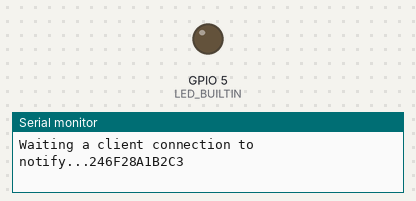
Bench run of a sketch on a simulated ESP32. Parts: output pins drawn as LEDs (lit = HIGH), the last lines printed to the serial monitor. Nothing arrives over Bluetooth unless stated; a phone connects over Bluetooth LE 3 s after start.

Above: at 0.1 s.
At 3.1 s:
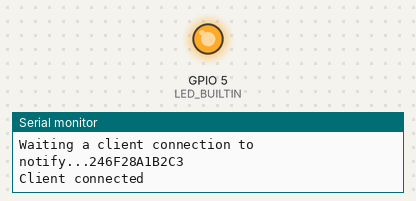
Timing chart, 0 to 4.6 s (numbered marks = the images above):
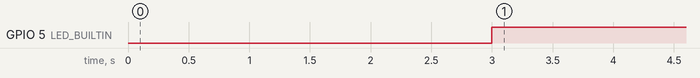

The sketch:

ex04.ino
```cpp
#include <WiFi.h>

#include <BLEDevice.h>
#include <BLEServer.h>
#include <BLEUtils.h>
#include <BLE2902.h>

#include <etc.hpp>

BLEServer *pServer = NULL;
BLECharacteristic *pCharacteristic = NULL;
bool deviceConnected = false;

// UUID for service and characteristic
#define SERVICE_UUID "02cb14bf-42e0-41bd-9d6d-68db02057e42"
#define CHARACTERISTIC_UUID "fef6efb5-fbf8-4d0a-a69f-57049733a87a"
#define LED_BUILTIN 5 // GPIO 핀 번호에 따라 변경할 수 있습니다.

class MyServerCallbacks : public BLEServerCallbacks
{
    void onConnect(BLEServer *pServer)
    {
        deviceConnected = true;
        digitalWrite(LED_BUILTIN, HIGH);
        Serial.println("Client connected");
        pServer->getAdvertising()->stop(); // 클라이언트가 연결되면 광고 중지

        // 환영 메시지 설정 및 알림 보내기
        pCharacteristic->setValue("Welcome to ESP32!");
        pCharacteristic->notify();

    };

    void onDisconnect(BLEServer *pServer)
    {
        deviceConnected = false;
        digitalWrite(LED_BUILTIN, LOW);
        Serial.println("Client disconnected");
        pServer->getAdvertising()->start(); // 클라이언트가 연결 해제되면 광고 다시 시작
    }
};

void setup()
{
    Serial.begin(115200);

    pinMode(LED_BUILTIN, OUTPUT); // 내장 LED를 출력 모드로 설정
    digitalWrite(LED_BUILTIN, LOW);

    // Create the BLE Device
    BLEDevice::init("ESP32_BLE" + std::string(getChipID().c_str()));

    // Create the BLE Server
    pServer = BLEDevice::createServer();
    pServer->setCallbacks(new MyServerCallbacks());

    // Create the BLE Service
    BLEService *pService = pServer->createService(SERVICE_UUID);

    // Create a BLE Characteristic
    pCharacteristic = pService->createCharacteristic(
        CHARACTERISTIC_UUID,
        BLECharacteristic::PROPERTY_READ |
            BLECharacteristic::PROPERTY_WRITE |
            BLECharacteristic::PROPERTY_NOTIFY |
            BLECharacteristic::PROPERTY_INDICATE);

    // https://www.bluetooth.com/specifications/gatt/viewer?attributeXmlFile=org.bluetooth.descriptor.gatt.client_characteristic_configuration.xml
    pCharacteristic->addDescriptor(new BLE2902());

    // Start the service
    pService->start();

    // Start advertising
    pServer->getAdvertising()->start();
    Serial.printf("Waiting a client connection to notify...%s \n", getChipID().c_str());
}

void loop()
{
    // if (deviceConnected)
    // {
    //     pCharacteristic->setValue("Hello from ESP32!");
    //     pCharacteristic->notify();
    //     delay(1000); // Send every second
    // }
}
```

Measured:
- by itself, GPIO 5 (LED_BUILTIN): LOW → HIGH at 3.0 s
